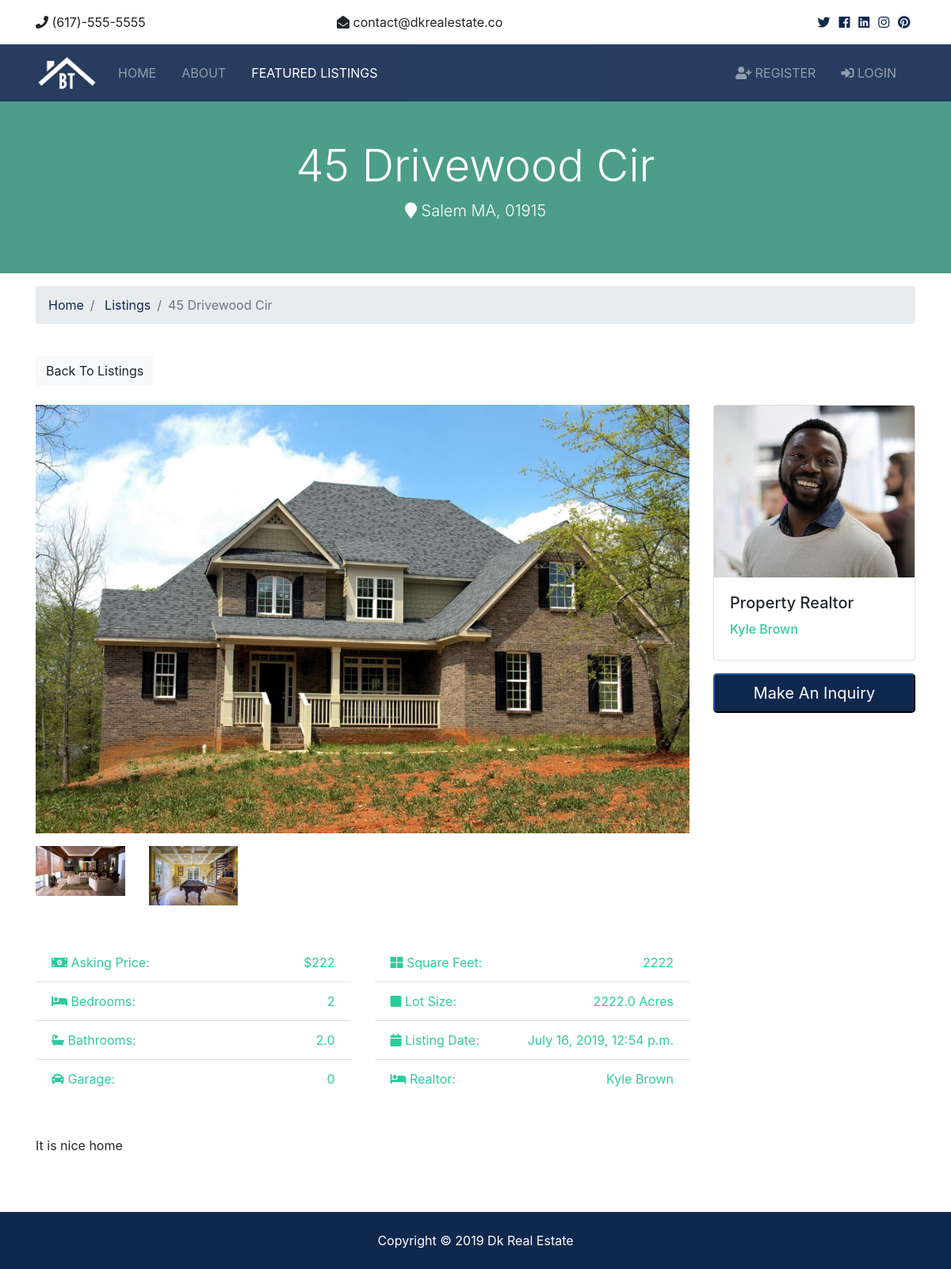
Page /listings/1 on the committed database.
### listings/models.py (models this page shows, shortened)
class Listing(models.Model):
    realtor = models.ForeignKey(Realtor,on_delete=models.DO_NOTHING)
    title = models.CharField(max_length=200)
    address = models.CharField(max_length=200)
    city = models.CharField(max_length=200)
    state = models.CharField(max_length=100)
    zipcode = models.CharField(max_length=100)
    description = models.TextField(blank=True)
    price = models.IntegerField()
    bedrooms = models.IntegerField()
    bathrooms = models.DecimalField(max_digits=2,decimal_places=1)
    garage = models.IntegerField(default=0)
    sqft = models.IntegerField()
    lot_size = models.DecimalField(max_digits=5,decimal_places=1)
    photo_main = models.ImageField(upload_to='photos/%Y/%m/%d/')
    photo_1 = models.ImageField(upload_to='photos/%Y/%m/%d/',blank=True)
    photo_2 = models.ImageField(upload_to='photos/%Y/%m/%d/',blank=True)
    photo_3 = models.ImageField(upload_to='photos/%Y/%m/%d/',blank=True)
    photo_4 = models.ImageField(upload_to='photos/%Y/%m/%d/',blank=True)
    photo_5 = models.ImageField(upload_to='photos/%Y/%m/%d/',blank=True)
    photo_6 = models.ImageField(upload_to='photos/%Y/%m/%d/',blank=True)
    is_published = models.BooleanField(default=True)
    list_date = models.DateTimeField(default=datetime.now,blank=True)

### realtors/models.py (models this page shows)
class Realtor(models.Model):
    name = models.CharField(max_length=200)
    photo = models.ImageField(upload_to= 'photos/%Y/%m/%d/')
    description = models.TextField(blank=True)
    phone = models.CharField(max_length=20)
    email=models.EmailField()
    is_mvp = models.BooleanField(default=False)
    hire_date = models.DateTimeField(default=datetime.now,blank=True)
    def __str__(self):
        return self.name

### listings/views.py (the view)
# urls.py: path('<int:listing_id>',views.listing,name='listing'),
def listing(request,listing_id):
    listing = get_object_or_404(Listing,pk = listing_id)
    context ={
        'listing' :listing,
    }
    return render(request,'listings/listing.html',context)

### templates/listings/listing.html (shortened to what this page needs)
{% extends 'base.html' %}
{% load humanize %}
{% load static %}
{% block content %}
<section id="showcase-inner" class="py-5 text-white">
    <div class="container">
      <div class="row text-center">
        <div class="col-md-12">
          <h1 class="display-4">{{ listing.title }}</h1>
          <p class="lead">
            <i class="fas fa-map-marker"></i> {{ listing.city }} {{ listing.state }}, {{ listing.zipcode }}</p>
        </div>
      </div>
    </div>
  </section>
  <section id="bc" class="mt-3">
    <div class="container">
      <nav>
        <ol class="breadcrumb">
          <li class="breadcrumb-item">
            <a href="{% url 'index' %}">Home</a>
          </li>
          <li class="breadcrumb-item">
            <a href="{% url 'listings' %}">Listings</a>
          </li>
          <li class="breadcrumb-item active">{{ listing.title }}</li>
        </ol>
      </nav>
    </div>
  </section>
  <section id="listing" class="py-4">
    <div class="container">
      <a href="{% url 'listings' %}" class="btn btn-light mb-4">Back To Listings</a>
      <div class="row">
        <div class="col-md-9">
          <img src="{{ listing.photo_main.url }}" alt="" class="img-main img-fluid mb-3">
          <div class="row mb-5 thumbs">
            <div class="col-md-2">
                {% if listing.photo_1 %}
                        <a href="{{ listing.photo_1.url }}" data-lightbox="home-images">
                            <img src="{{ listing.photo_1.url }}" alt="" class="img-fluid">
                        </a>
                        </div>
                 {% endif %}
                 {% if listing.photo_2 %}
            <div class="col-md-2">
              <a href="{{ listing.photo_2.url }}" data-lightbox="home-images">
                <img src="{{ listing.photo_2.url }}" alt="" class="img-fluid">
              </a>
            </div>
            {% endif %}
          </div>
          <div class="row mb-5 fields">
            <div class="col-md-6">
              <ul class="list-group list-group-flush">
                <li class="list-group-item text-secondary">
                  <i class="fas fa-money-bill-alt"></i> Asking Price:
                  <span class="float-right">${{ listing.price | intcomma }}</span>
                </li>
                <li class="list-group-item text-secondary">
                  <i class="fas fa-bed"></i> Bedrooms:
                  <span class="float-right">{{ listing.bedrooms }}</span>
                </li>
                <li class="list-group-item text-secondary">
                  <i class="fas fa-bath"></i> Bathrooms:
                  <span class="float-right">{{ listing.bathrooms }}</span>
                </li>
                <li class="list-group-item text-secondary">
                  <i class="fas fa-car"></i> Garage:
                  <span class="float-right">{{ listing.garage }}
                  </span>
                </li>
              </ul>
            </div>
            <div class="col-md-6">
              <ul class="list-group list-group-flush">
                <li class="list-group-item text-secondary">
                  <i class="fas fa-th-large"></i> Square Feet:
                  <span class="float-right">{{ listing.sqft }}</span>
                </li>
                <li class="list-group-item text-secondary">
                  <i class="fas fa-square"></i> Lot Size:
                  <span class="float-right">{{ listing.lot_size }} Acres
                  </span>
                </li>
                <li class="list-group-item text-secondary">
                  <i class="fas fa-calendar"></i> Listing Date:
                  <span class="float-right">{{ listing.list_date }}</span>
                </li>
                <li class="list-group-item text-secondary">
                  <i class="fas fa-bed"></i> Realtor:
                  <span class="float-right">{{ listing.realtor }}
                  </span>
                </li>
              </ul>
            </div>
          </div>
          <div class="row mb-5">
            <div class="col-md-12">{{ listing.description }}
            </div>
          </div>
        </div>
        <div class="col-md-3">
          <div class="card mb-3">
            <img class="card-img-top" src="{{ listing.realtor.photo.url }}" alt="">
            <div class="card-body">
              <h5 class="card-title">Property Realtor</h5>
              <h6 class="text-secondary">{{ listing.realtor }}</h6>
            </div>
          </div>
          <button class="btn-primary btn-block btn-lg" data-toggle="modal" data-target="#inquiryModal">Make An Inquiry</button>
        </div>
      </div>
    </div>
  </section>
{% endblock %}

### templates/base.html (shortened to what this page needs)
{% load static %}
<!DOCTYPE html>
<html lang="en">
<head>
  <link rel="stylesheet" href="{% static 'css/all.css' %}">
  <link rel="stylesheet" href="{% static 'css/bootstrap.css' %}">
  <link rel="stylesheet" href="{% static 'css/style.css' %}">
  <link rel="stylesheet" href="{% static 'css/lightbox.min.css' %}">
</head>
<body>
  <section id="top-bar" class="p-3">
    <div class="container">
      <div class="row">
        <div class="col-md-4">
          <i class="fas fa-phone"></i> (617)-555-5555
        </div>
        <div class="col-md-4">
          <i class="fas fa-envelope-open"></i> contact@dkrealestate.co
        </div>
        <div class="col-md-4">
          <div class="social text-right">
            <a href="#">
              <i class="fab fa-twitter"></i>
            </a>
            <a href="#">
              <i class="fab fa-facebook"></i>
            </a>
            <a href="#">
              <i class="fab fa-linkedin"></i>
            </a>
            <a href="#">
              <i class="fab fa-instagram"></i>
            </a>
            <a href="#">
              <i class="fab fa-pinterest"></i>
            </a>
          </div>
        </div>
      </div>
    </div>
  </section>
  <nav class="navbar navbar-expand-lg navbar-dark bg-primary sticky-top">
    <div class="container">
      <a class="navbar-brand" href="{% url 'index' %}">
        <img src="{% static 'img/logo.png' %}" class="logo" alt="">
      </a>
      <div class="collapse navbar-collapse" id="navbarNavAltMarkup">
        <ul class="navbar-nav">
          <li
            {% if '/' == request.path %}
            class="nav-item active mr-3"
            {% else %}
            class="nav-item mr-3"
            {% endif %}
          >
            <a class="nav-link" href="{% url 'index' %}">Home</a>
          </li>
          <li
            {% if 'about' in request.path %}
                class="nav-item active mr-3"
            {% else %}
                class="nav-item mr-3"
            {% endif %}>
            <a class="nav-link" href="{% url 'about' %}">About</a>
          </li>
          <li
            {% if 'listings' in request.path %}
                class="nav-item active mr-3"
             {% else %}
                class="nav-item mr-3"
             {% endif %}>
            <a class="nav-link" href="{% url 'listings' %}">Featured Listings</a>
          </li>
        </ul>
        <ul class="navbar-nav ml-auto">
          {% if user.is_authenticated %}
              <li
              {% if 'dashboard' in request.path %}
                  class="nav-item active mr-3"
              {% else %}
                  class="nav-item mr-3"
              {% endif %}>
                <a class="nav-link" href="{% url 'dashboard' %}">
                Welcome {{ user.username }} (Dashboard)</a>
              </li>
              <li class="nav-item mr-3">
                <a href="javascript:{document.getElementById('logout').submit()}" class="nav-link">
                  <i class="fas fa-sign-out-alt"></i>Logout
                </a>
                <form id="logout" action="{% url 'logout' %}" method="POST">
                  {% csrf_token %}
                  <input type="hidden">
                </form>
              </li>
          {% else %}
              <li
              {% if 'register' in request.path %}
                  class="nav-item active mr-3"
              {% else %}
                  class="nav-item mr-3"
              {% endif %}>
                <a class="nav-link" href="{% url 'register' %}">
                  <i class="fas fa-user-plus"></i> Register</a>
              </li>
              <li
              {% if 'login' in request.path %}
                  class="nav-item active mr-3"
              {% else %}
                  class="nav-item mr-3"
              {% endif %}>
                <a class="nav-link" href="{% url 'login' %}">
                  <i class="fas fa-sign-in-alt"></i>
                  Login</a>
              </li>
          {% endif %}
        </ul>
      </div>
    </div>
  </nav>
  {% block content %}
  {% endblock %}
  <footer id="main-footer" class="py-4 bg-primary text-white text-center">
    Copyright &copy;
    <span class="year"></span> Dk Real Estate
  </footer>
</body>
</html>

### btre/static/css/all.css (style rules this page uses)
.fa, .fas, .far, .fal, .fab { -moz-osx-font-smoothing: grayscale; -webkit-font-smoothing: antialiased; display: inline-block; font-style: normal; font-variant: normal; text-rendering: auto; line-height: 1; }
.fa-bath:before { content: "\f2cd"; }
.fa-bed:before { content: "\f236"; }
.fa-calendar:before { content: "\f133"; }
.fa-car:before { content: "\f1b9"; }
.fa-envelope-open:before { content: "\f2b6"; }
.fa-facebook:before { content: "\f09a"; }
.fa-instagram:before { content: "\f16d"; }
.fa-linkedin:before { content: "\f08c"; }
.fa-map-marker:before { content: "\f041"; }
.fa-money-bill-alt:before { content: "\f3d1"; }
.fa-phone:before { content: "\f095"; }
.fa-pinterest:before { content: "\f0d2"; }
.fa-sign-in-alt:before { content: "\f2f6"; }
.fa-square:before { content: "\f0c8"; }
.fa-th-large:before { content: "\f009"; }
.fa-twitter:before { content: "\f099"; }
.fa-user-plus:before { content: "\f234"; }
.fab { font-family: 'Font Awesome 5 Brands'; }
.fa, .fas { font-family: 'Font Awesome 5 Free'; font-weight: 900; }

### btre/static/css/style.css (style rules this page uses)
img { width: 100%; }
.logo { width: 80px; }
.navbar { opacity: 0.9; text-transform: uppercase; }
.social a { margin-right: 0.4rem; }
#showcase-inner { background: url(../img/building.jpg) no-repeat top center fixed/cover; position: relative; overflow: hidden; min-height: 200px; }
#showcase-inner::before { content: ''; position: absolute; top: 0; left: 0; min-height: 100%; width: 100%; background: rgba(32, 134, 107, 0.8); }

### rows in the picture
Listing: title "45 Drivewood Cir", city "Salem", state "MA", zipcode "01915", photo_main (picture), photo_1 (picture), photo_2 (picture), price "222", bedrooms "2", bathrooms "2.0", garage "0", sqft "2222", lot_size "2222.0", list_date "July 16, 2019, 12:54 p.m.", realtor "Kyle Brown", description "It is nice home", realtor.photo (picture)
